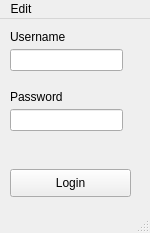
<?xml version="1.0" encoding="UTF-8"?>
<ui version="4.0">
 <class>Login</class>
 <widget class="QMainWindow" name="Login">
  <property name="geometry">
   <rect>
    <x>0</x>
    <y>0</y>
    <width>150</width>
    <height>233</height>
   </rect>
  </property>
  <property name="windowTitle">
   <string>Login</string>
  </property>
  <widget class="QWidget" name="centralwidget">
   <widget class="QPushButton" name="login">
    <property name="geometry">
     <rect>
      <x>10</x>
      <y>150</y>
      <width>121</width>
      <height>28</height>
     </rect>
    </property>
    <property name="text">
     <string>Login</string>
    </property>
   </widget>
   <widget class="QLabel" name="username">
    <property name="geometry">
     <rect>
      <x>10</x>
      <y>10</y>
      <width>71</width>
      <height>16</height>
     </rect>
    </property>
    <property name="text">
     <string>Username</string>
    </property>
   </widget>
   <widget class="QLineEdit" name="username_input">
    <property name="geometry">
     <rect>
      <x>10</x>
      <y>30</y>
      <width>113</width>
      <height>22</height>
     </rect>
    </property>
   </widget>
   <widget class="QLabel" name="password">
    <property name="geometry">
     <rect>
      <x>10</x>
      <y>70</y>
      <width>71</width>
      <height>16</height>
     </rect>
    </property>
    <property name="text">
     <string>Password</string>
    </property>
   </widget>
   <widget class="QLineEdit" name="password_input">
    <property name="geometry">
     <rect>
      <x>10</x>
      <y>90</y>
      <width>113</width>
      <height>22</height>
     </rect>
    </property>
    <property name="echoMode">
     <enum>QLineEdit::Password</enum>
    </property>
   </widget>
  </widget>
  <widget class="QMenuBar" name="menubar">
   <property name="geometry">
    <rect>
     <x>0</x>
     <y>0</y>
     <width>150</width>
     <height>26</height>
    </rect>
   </property>
   <widget class="QMenu" name="menuEdit">
    <property name="title">
     <string>Edit</string>
    </property>
    <addaction name="actionSettings"/>
   </widget>
   <addaction name="menuEdit"/>
  </widget>
  <widget class="QStatusBar" name="statusbar"/>
  <action name="actionExit">
   <property name="text">
    <string>Exit</string>
   </property>
   <property name="toolTip">
    <string>&lt;html&gt;&lt;head/&gt;&lt;body&gt;&lt;p&gt;Exits the program&lt;/p&gt;&lt;/body&gt;&lt;/html&gt;</string>
   </property>
  </action>
  <action name="actionSettings">
   <property name="text">
    <string>Settings</string>
   </property>
  </action>
  <action name="actionLogin">
   <property name="text">
    <string>Login</string>
   </property>
   <property name="toolTip">
    <string>&lt;html&gt;&lt;head/&gt;&lt;body&gt;&lt;p&gt;Login Prompt&lt;/p&gt;&lt;/body&gt;&lt;/html&gt;</string>
   </property>
  </action>
  <action name="actionCreate_Account">
   <property name="text">
    <string>Create Account</string>
   </property>
   <property name="toolTip">
    <string>&lt;html&gt;&lt;head/&gt;&lt;body&gt;&lt;p&gt;Account Creation Prompt&lt;/p&gt;&lt;/body&gt;&lt;/html&gt;</string>
   </property>
  </action>
  <action name="actionAdmin">
   <property name="text">
    <string>Admin</string>
   </property>
   <property name="toolTip">
    <string>&lt;html&gt;&lt;head/&gt;&lt;body&gt;&lt;p&gt;Admin Panel&lt;/p&gt;&lt;/body&gt;&lt;/html&gt;</string>
   </property>
  </action>
 </widget>
 <tabstops>
  <tabstop>login</tabstop>
 </tabstops>
 <resources/>
 <connections/>
</ui>
